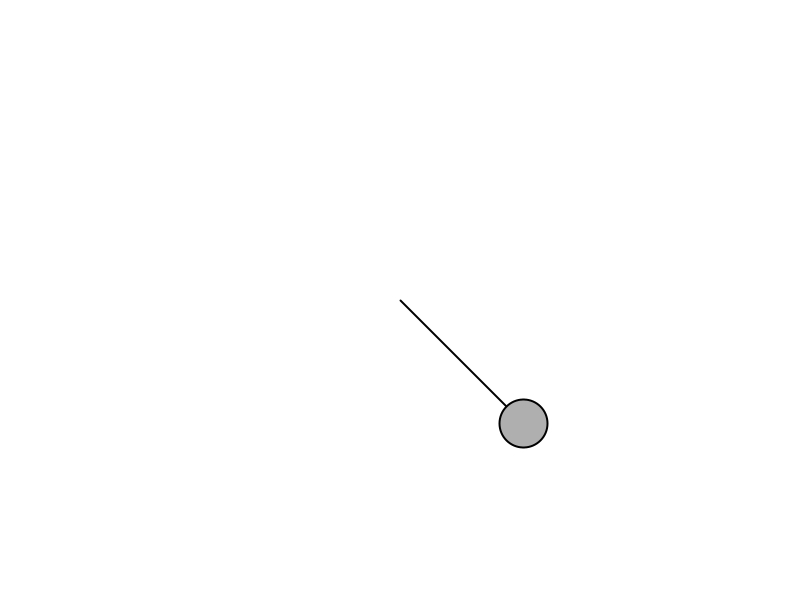
Frame 1 (no input)
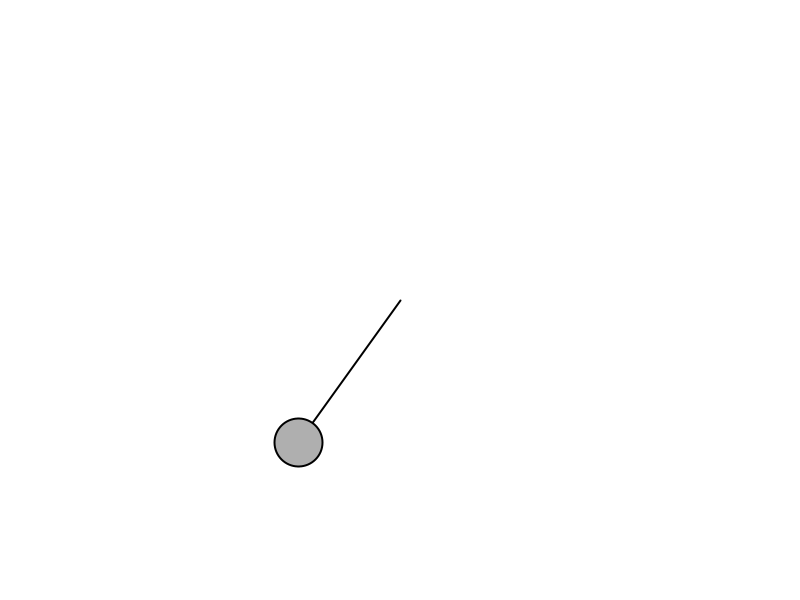
Frame 60 (the mouse pressed at the canvas centre just before this capture)
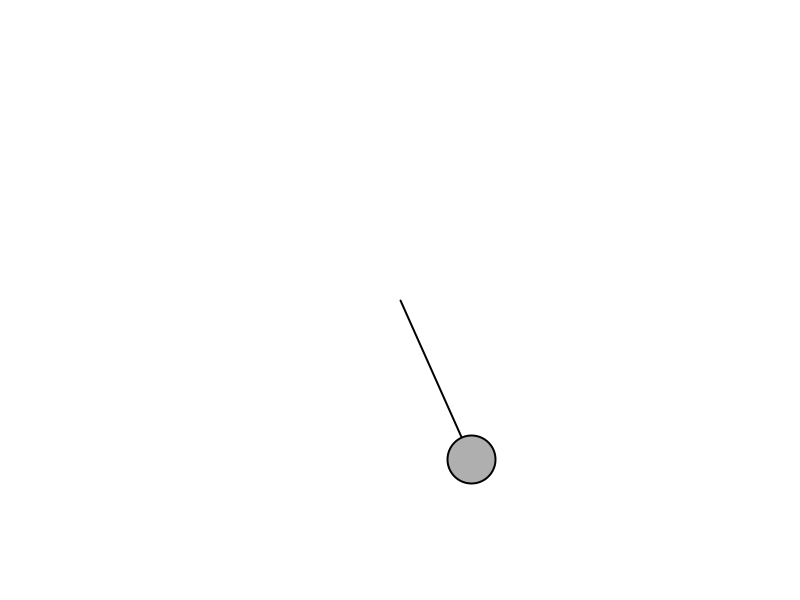
Frame 120 (the mouse held since frame 60 and released just before this capture)

The Processing sketch that drew these frames (run headless with seeded random() and noise(); from frame 60 on, the mouse is pressed at the canvas centre):

// Processing sketch: sketch_13_NOC_3_10_PendulumExampleSimplified
// ── sketch_13_NOC_3_10_PendulumExampleSimplified.pde


// Pendulum

// A simple pendulum simulation
// Given a pendulum with an angle theta (0 being the pendulum at rest) and a radius r
// we can use sine to calculate the angular component of the gravitational force.

// Gravity Force = Mass * Gravitational Constant;
// Pendulum Force = Gravity Force * sine(theta)
// Angular Acceleration = Pendulum Force / Mass = Gravitational Constant * sine(theta);

// Note this is an ideal world scenario with no tension in the 
// pendulum arm, a more realistic formula might be:
// Angular Acceleration = (G / R) * sine(theta)

// For a more substantial explanation, visit:
// http://www.myphysicslab.com/pendulum1.html 

Pendulum p;

void setup() {
  size(800,600);
  // Make a new Pendulum with an origin location and armlength
  p = new Pendulum(new PVector(width/2,height/2),175);

}

void draw() {
  background(255);
  p.go();
}
// ── Pendulum.pde


// Pendulum

// A Simple Pendulum Class
// Includes functionality for user can click and drag the pendulum

class Pendulum  {

  PVector location;    // Location of pendulum ball
  PVector origin;      // Location of arm origin
  float r;             // Length of arm
  float angle;         // Pendulum arm angle
  float aVelocity;     // Angle velocity
  float aAcceleration; // Angle acceleration
  float damping;       // Arbitary damping amount

  // This constructor could be improved to allow a greater variety of pendulums
  Pendulum(PVector origin_, float r_) {
    // Fill all variables
    origin = origin_.get();
    location = new PVector();
    r = r_;
    angle = PI/4;

    aVelocity = 0.0;
    aAcceleration = 0.0;
    damping = 0.995;   // Arbitrary damping
  }

  void go() {
    update();
    display();
  }

  // Function to update location
  void update() {
    float gravity = 0.4;                              // Arbitrary constant
    aAcceleration = (-1 * gravity / r) * sin(angle);  // Calculate acceleration (see: http://www.myphysicslab.com/pendulum1.html)
    aVelocity += aAcceleration;                 // Increment velocity
    aVelocity *= damping;                       // Arbitrary damping
    angle += aVelocity;                         // Increment angle
  }

  void display() {
    location.set(r*sin(angle), r*cos(angle), 0);         // Polar to cartesian conversion
    location.add(origin);                              // Make sure the location is relative to the pendulum's origin

    stroke(0);
    strokeWeight(2);
    // Draw the arm
    pushMatrix();
    line(origin.x, origin.y, location.x, location.y);
    ellipseMode(CENTER);
    fill(175);
    // Draw the ball
    ellipse(location.x, location.y, 48, 48);
    popMatrix();
      
}

}
